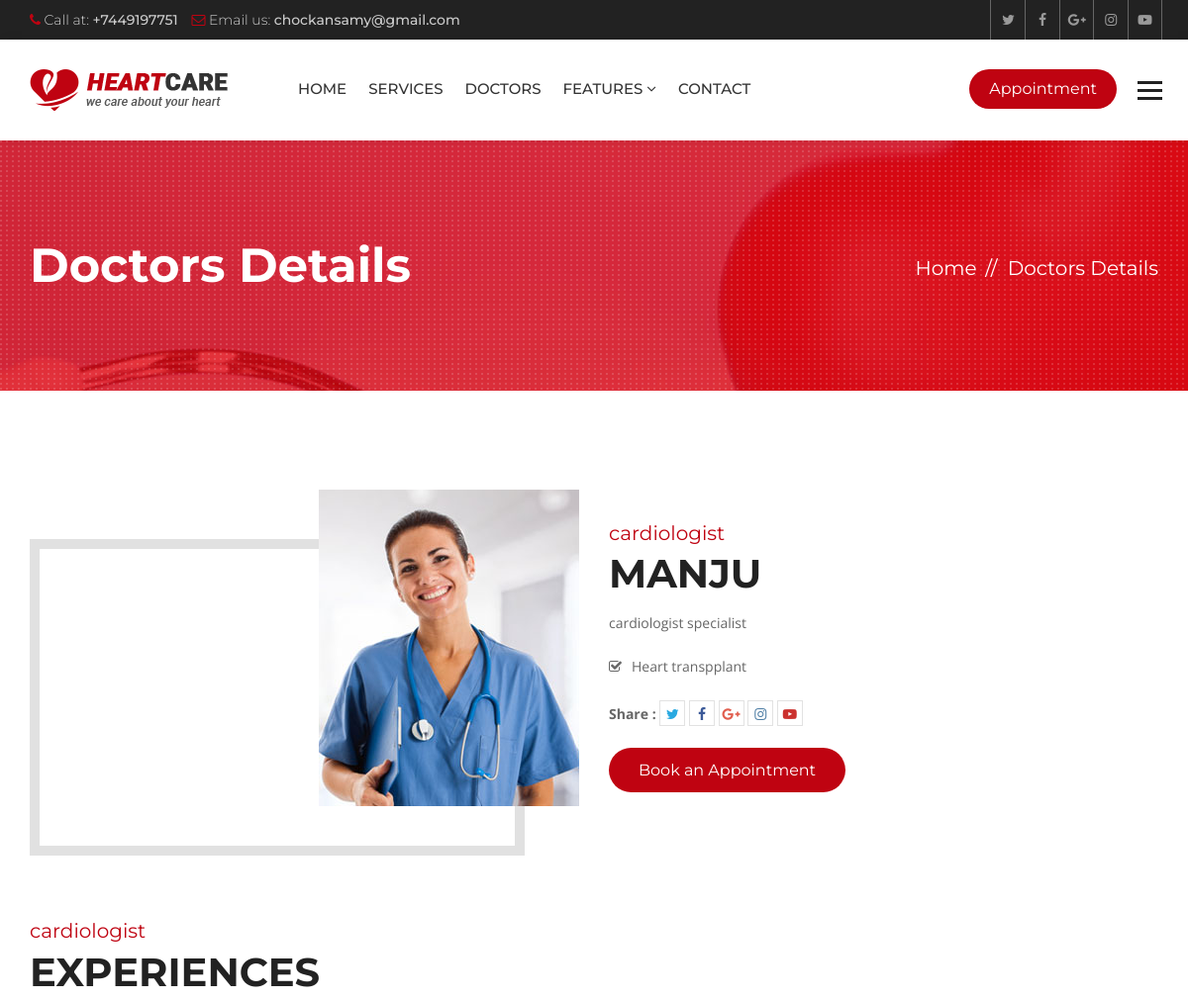
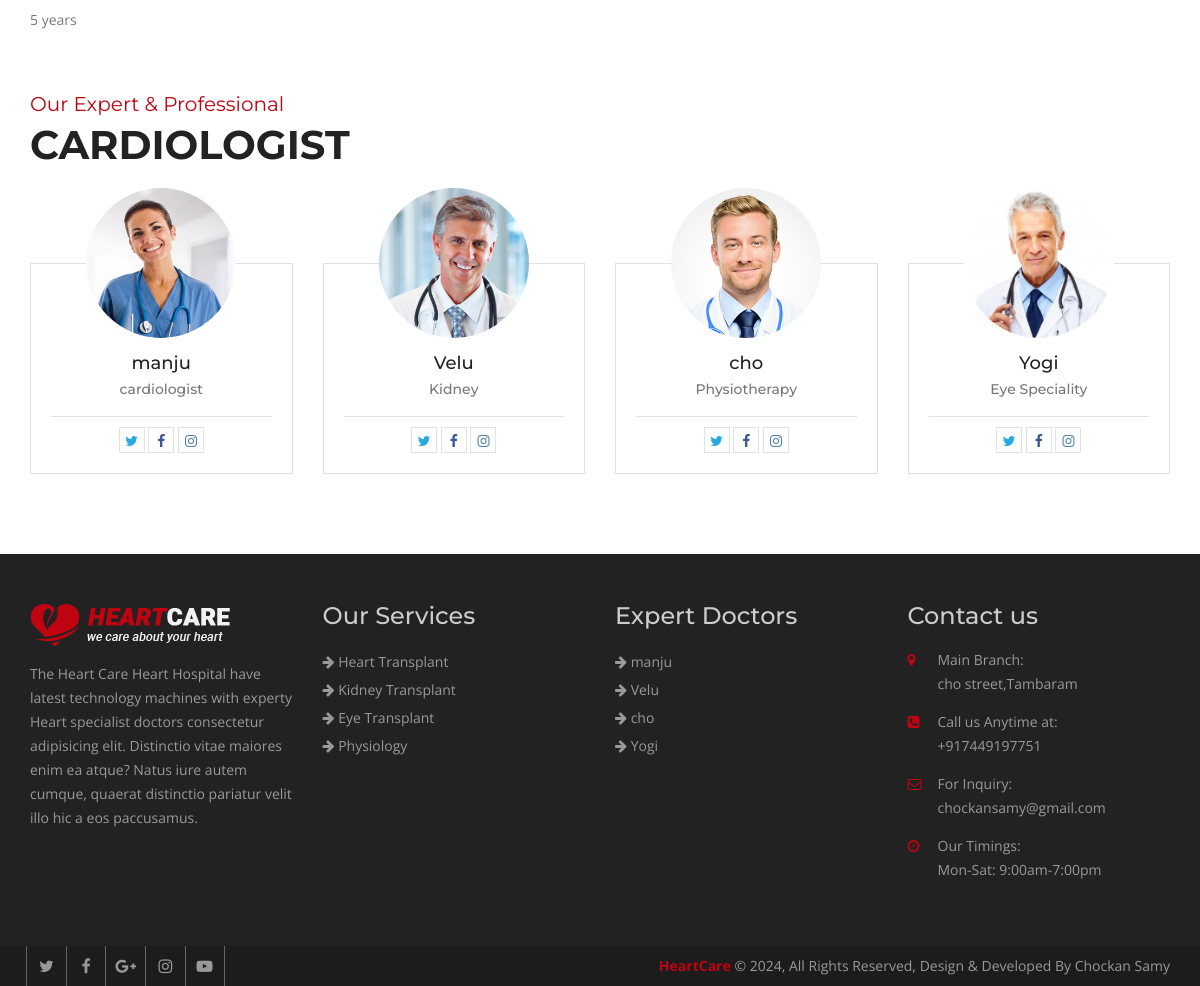
The page /doctors/1/ on the database its author committed (2 pictures, top to bottom).
### hospital/models.py (models this page shows, shortened)
class Doctor(models.Model):
    name = models.CharField(max_length=120)
    speciality = models.CharField(max_length=120)
    picture = models.ImageField(upload_to="doctors/")
    details = models.TextField()
    experience = models.TextField()
    expertize = models.ManyToManyField(to='Expertize', related_name='doctors')
    twitter = models.CharField(max_length=120, blank=True, null=True)
    facebook = models.CharField(max_length=120, blank=True, null=True)
    instagram = models.CharField(max_length=120, blank=True, null=True)

class Expertize(models.Model):
    name = models.CharField(max_length=120)

class Service(models.Model):
    title = models.CharField(max_length=120)
    description = models.TextField()
    items = models.ManyToManyField(to='Item',)
    thumbnail = models.ImageField(upload_to='services/')
    cover = models.ImageField(upload_to='services/')
    image1 = models.ImageField(upload_to='services/', blank=True, null=True)
    image2 = models.ImageField(upload_to='services/', blank=True, null=True)

### hospital/views.py (the view)
# urls.py: path('doctors/<int:pk>/', views.DoctorDetailView.as_view(),
class DoctorDetailView(DetailView):
    template_name = 'hospital/team-details.html'
    queryset = Doctor.objects.all()
    def get_context_data(self, **kwargs):
        context = super().get_context_data(**kwargs)
        context["doctors"] = Doctor.objects.all()
        return context

### hospital/context_processors.py (called while the page is built)
def footer_content(request):
    services = Service.objects.all()
    doctors = Doctor.objects.all()
    context = {
        'services': services,
        'doctors': doctors
    }
    return context

### templates/hospital/team-details.html (shortened to what this page needs)
{% extends 'base.html' %}
{% block maincontent %}
<div class="inner-banner">
  <div class="container">
    <div class="row">
      <div class="col-md-7">
        <h1>Doctors Details</h1>
      </div>
      <div class="col-md-5">
        <ol class="breadcrumb">
          <li><a href="{% url 'index' %}">Home</a></li>
          <li class="active">Doctors Details</li>
        </ol>
      </div>
    </div>
  </div>
</div>
<div class="main-content">
  <div class="team-details">
    <div class="container">
      <div class="row">
        <div class="col-md-6 col-sm-6">
          <div class="team-detail-img"> <img src="{{ object.picture.url }}" alt=""> </div>
        </div>
        <div class="col-md-6 col-sm-6">
          <div class="team-details-text">
            <div class="sectio-title-2"> <strong>{{ object.speciality }}</strong>
              <h2>{{ object.name }}</h2>
            </div>
            <p>{{ object.details }}</p>
            <ul>
              {% for exp in object.expertize.all %}
              <li><i class="fa fa-check-square-o" aria-hidden="true"></i>{{ exp.name }}</li>
              {% endfor %}
            </ul>
            <ul class="team-social">
              <li><strong>Share :</strong></li>
              <li><a class="tw" href="#"><i class="fa fa-twitter" aria-hidden="true"></i></a></li>
              <li><a class="fb" href="#"><i class="fa fa-facebook" aria-hidden="true"></i></a></li>
              <li><a class="gp" href="#"><i class="fa fa-google-plus" aria-hidden="true"></i></a></li>
              <li><a class="insta" href="#"><i class="fa fa-instagram" aria-hidden="true"></i></a></li>
              <li><a class="ytp" href="#"><i class="fa fa-youtube-play" aria-hidden="true"></i></a></li>
            </ul>
            <a class="book-app" href="#">Book an Appointment</a>
          </div>
        </div>
      </div>
      <div class="row">
        <div class="col-md-12">
          <div class="team-exp">
            <div class="sectio-title-2"> <strong>{{ object.speciality }}</strong>
              <h2>Experiences</h2>
            </div>
            {{ object.experience}}
          </div>
        </div>
      </div>
      <div class="row">
        <div class="col-md-12">
          <div class="team-slider">
            <div class="sectio-title-2"> <strong>Our Expert & Professional</strong>
              <h2>Cardiologist</h2>
            </div>
            <div id="team-slider" class="owl-carousel owl-theme">
              {% for doctor in doctors %}
              <div class="item">
                <div class="team-box">
                  <div class="team-thumb">  <img src="{{ doctor.picture.url }}" alt="">
                  </div>
                  <div class="team-text">
                    <h5><a href="{% url 'doctor_details' doctor.id %}">{{ doctor.name }}</a></h5>
                    <strong>{{ doctor.speciality }}</strong>
                    <ul class="team-social">
                      {% if doctor.twitter %}
                      <li><a class="tw" href="{{ doctor.twitter }}"><i class="fa fa-twitter" aria-hidden="true"></i></a>
                      </li>
                      {% endif %}
                      {% if doctor.facebook %}
                      <li><a class="fb" href="{{ doctor.facebook }}"><i class="fa fa-facebook"
                            aria-hidden="true"></i></a>
                      </li>
                      {% endif %}
                      {% if doctor.instagram %}
                      <li><a class="insta" href="{{ doctor.instagram }}"><i class="fa fa-instagram"
                            aria-hidden="true"></i></a></li>
                      {% endif %}
                    </ul>
                  </div>
                </div>
              </div>
              {% endfor %}
            </div>
          </div>
        </div>
      </div>
    </div>
  </div>
</div>
{% endblock maincontent %}

### templates/partials/_footer.html
{% load static %}
<footer class="footer">
  <div class="footer-widgets">
    <div class="container">
      <div class="row">
        <div class="col-md-3 col-sm-6">
          <div class="widget"> <img class="ft-logo" src="{% static 'heartcare/images/footer-logo.png' %}" alt="">
            <p>The Heart Care Heart Hospital have latest technology machines with experty Heart specialist doctors
              consectetur adipisicing elit. Distinctio vitae maiores enim ea atque? Natus iure autem cumque, quaerat
              distinctio pariatur velit illo hic a eos paccusamus. </p>
          </div>
        </div>
        <div class="col-md-3 col-sm-6">
          <div class="widget">
            <h3>Our Services</h3>
            <ul>
              {% for service in services|slice:':8' %}
              <li><a href="{% url 'service_details' service.id %}"><i class="fa fa-arrow-right"></i>
                  {{service.title }}</a></li>
              {% endfor %}
            </ul>
          </div>
        </div>
        <div class="col-md-3 col-sm-6">
          <div class="widget">
            <h3>Expert Doctors</h3>
            <ul>
              {% for doctor in doctors|slice:':8' %}
              <li><a href="{% url 'doctor_details' doctor.id %}"><i class="fa fa-arrow-right"></i> {{ doctor.name }}</a>
              </li>
              {% endfor %}
            </ul>
          </div>
        </div>
        <div class="col-md-3 col-sm-6">
          <div class="widget">
            <h3>Contact us</h3>
            <address>
              <ul>
                <li> <span class="icon"><i class="fa fa-map-marker" aria-hidden="true"></i></span> <span
                    class="add-text"><strong>Main Branch:</strong>cho street,Tambaram</span> </li>
                <li> <span class="icon"><i class="fa fa-phone-square" aria-hidden="true"></i></span> <span
                    class="add-text"><strong>Call us Anytime at:</strong> +917449197751</span> </li>
                <li> <span class="icon"><i class="fa fa-envelope-o" aria-hidden="true"></i></span> <span
                    class="add-text"><strong>For Inquiry:</strong>chockansamy@gmail.com</span> </li>
                <li> <span class="icon"><i class="fa fa-clock-o" aria-hidden="true"></i></span> <span
                    class="add-text"><strong>Our Timings:</strong> Mon-Sat: 9:00am-7:00pm</span> </li>
              </ul>
            </address>
          </div>
        </div>
      </div>
    </div>
  </div>
  <div class="footer-cr">
    <div class="container">
      <div class="row">
        <div class="col-md-6">
          <div class="footer-social"> <a href="#"><i class="fa fa-twitter" aria-hidden="true"></i></a> <a href="#"><i
                class="fa fa-facebook" aria-hidden="true"></i></a> <a href="#"><i class="fa fa-google-plus"
                aria-hidden="true"></i></a> <a href="#"><i class="fa fa-instagram" aria-hidden="true"></i></a> <a
              href="#"><i class="fa fa-youtube-play" aria-hidden="true"></i></a>
          </div>
        </div>
        <div class="col-md-6">
          <p><strong>HeartCare</strong> © {% now 'Y' %}, All Rights Reserved, Design & Developed By Chockan Samy</p>
        </div>
      </div>
    </div>
  </div>
</footer>

### heartcare/static/heartcare/css/color.css (style rules this page uses)
.site-header .navbar-default .navbar-nav > li > a:hover, .site-header .navbar-default .navbar-nav > .active > a, .site-header .navbar-default .navbar-nav > .active > a:focus, .site-header .navbar-default .navbar-nav > .active > a:hover, .site-header .navbar-default .navbar-nav > .open > a, .site-header .navbar-default .navbar-nav > .open > a:focus, .site-header .navbar-default .navbar-nav > .open > a:hover, .main-slider .owl-theme .owl-dots .owl-dot.active span, .main-slider .owl-theme .owl-dots .owl-dot:hover span, .site-header .navbar-nav > li > a.appoint, .site-header .navbar-nav > li > a.nav-search, .btn-1, .site-header .dropdown-menu > li > a:after, .app-form input[type="submit"], .header-style-two .nav-area, .learn-more, .play:hover, .cp-tabs .nav-tabs > li.active > a, .cp-tabs .nav-tabs > li.active > a:focus, .cp-tabs .nav-tabs > li.active > a:hover, .site-header .head-search .btn.btn-default, .main-slider .owl-theme .owl-dots .owl-dot.active span, .main-slider .owl-theme .owl-dots .owl-dot:hover span, .service-box-2:after, .Heart-box:hover .v-icon, .Heart-box:hover .v-text, .post-date, .team-two .team-social li a, .team-two .team-box .team-text:after, .book-appointment-widget a, .cp-pagination .pagination > li > a:hover, .cp-pagination .pagination > li > span:hover, .book-app, .submit-btn, .news-thumb .date, .newsletter-form button, .news-detail blockquote, .comment-form input[type="submit"], .pro-hover a, .review-form input[type="submit"], .related-products .owl-dots .owl-dot.active span, .related-products .owl-dots .owl-dot:hover span, .heart-care-services .nav-tabs>li.active>a, .heart-care-services .nav-tabs>li.active>a:focus, .heart-care-services .nav-tabs>li.active>a:hover, .heart-care-services .nav-tabs>li>a:hover, .services-nav h3, .site-header .dropdown-menu > li > a:hover, .features-box:hover, .features-box.selected, .footer .widget .rm, .home-testimonials .owl-theme .owl-dots .owl-dot.active span, .home-testimonials .owl-theme .owl-dots .owl-dot:hover span { background: #bf0311; }
.top-bar li .fa, .top-social a:hover, .view, .services-list .service h3 a:hover, .service-style-1 .service-box .ser-content h3 a:hover, .faqs .panel-default > .panel-heading h4 a, .faqs .panel-default > .panel-heading a::after, .team-text h5 a:hover, .section-title-3 strong, .post-text > h5 a:hover, .read-more:hover, .widget address .icon, .footer .widget a:hover, .footer-cr p strong, .footer-social a:hover, .post-meta li, .post-meta li:after, .post-meta li a, .header-service-area .icon, .header-service-area strong, .section-title-1 strong, .section-title-1 h2, .sectio-title-2 strong, .welcome-text .designation, .Heart-box .v-icon, .phone-icon, .services-nav .side-nav li:hover a, .services-nav .side-nav li.active a, .gallery-thumb .hover-info a, .archives li:before, .search-form button, .date-time, .right-404 strong, .prices, .review .fa, .login-social li, .login-social li a, .heart-care-services .nav-tabs>li>a { color: #bf0311; }

### rows shown on the page
Doctor: picture (picture), speciality "cardiologist", name "MANJU", details "cardiologist specialist", experience "5 years", name "manju"
Expertize: name "Heart transpplant"
Doctor: picture (picture), name "Velu", speciality "Kidney"
Doctor: picture (picture), name "cho", speciality "Physiotherapy"
Doctor: picture (picture), name "Yogi", speciality "Eye Speciality"
Service: title "Heart Transplant"
Service: title "Kidney Transplant"
Service: title "Eye Transplant"
Service: title "Physiology"
